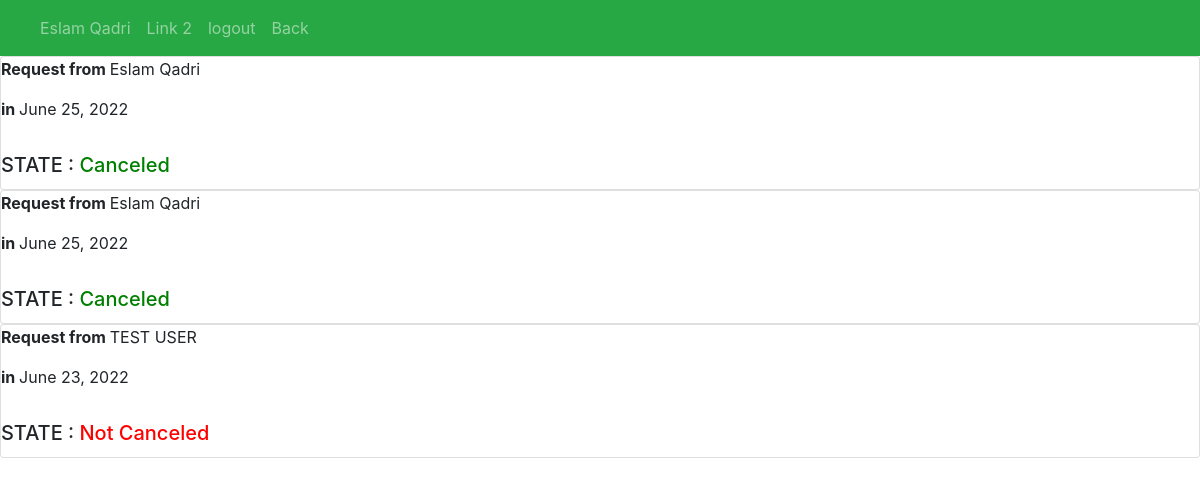
Page /upcoming (signed in) on the committed database.
### aposite/models.py (models this page shows)
class appointments(models.Model):
    user = models.ForeignKey(User,on_delete=models.PROTECT)
    Reserve = models.DateField()
    Cancel =models.BooleanField(default=False)
    approve= models.BooleanField(default=False)
    make_as_missed = models.BooleanField(default=False)
    make_as_finished= models.BooleanField(default=False)

### aposite/views.py (the view)
# urls.py: path('upcoming', views.upcoming, name='upcoming'),
@login_required(login_url='login')
def upcoming (request):
    now = timezone.now()
    user= request.user
    query=appointments.objects.filter(Reserve__gte=now.date())
    return render(request, 'admin_view/upcoming.html',{'user':user,'query':query})

### aposite/templates/admin_view/upcoming.html (shortened to what this page needs)
{%load static%}
<!DOCTYPE html>
<html lang="en">
    <head>
        <link rel="stylesheet" href="https://maxcdn.bootstrapcdn.com/bootstrap/4.0.0/css/bootstrap.min.css">
    </head>
    <body>
        <nav class="navbar navbar-expand-sm bg-success navbar-dark">
            <ul class="navbar-nav">
              <li class="nav-item">
                <a class="nav-link" href="#">{{user.first_name}} {{user.last_name}}</a>
              </li>
              <li class="nav-item">
                <a class="nav-link" href="#">Link 2</a>
              </li>
              <li class="nav-item">
                <a class="nav-link" href="{% url 'logout' %}">logout</a>
              </li>
              <li class="nav-item">
                <a class="nav-link" href="{% url 'AdminViwe' %}">Back</a>
              </li>
            </ul>
          </nav>
          {%for i in query %}
          <div class=" row-3">
            <div class="card" >
               <p><strong> Request from </strong>  {{i.user.first_name}} {{i.user.last_name}}</p>
               <p><strong>in </strong> {{i.Reserve}}<P>
                {% if  i.approve %}
            <h5 class="card-title">STATE : <span style="color: green">Canceled </span></h5>
              {%else%}
              <h5 class="card-title" >STATE : <span style="color: red">Not Canceled</span></h5>
              {%endif%}
              </div>
            </div>
              {%endfor%}
</body>
</html>

### rows in the picture
appointments: user.first_name "Eslam", user.last_name "Qadri", Reserve "June 25, 2022", shows "STATE :", approve "Canceled"
appointments: user.first_name "Eslam", user.last_name "Qadri", Reserve "June 25, 2022", shows "STATE :", approve "Canceled"
appointments: user.first_name "TEST", user.last_name "USER", Reserve "June 23, 2022", shows "STATE :", approve "Not Canceled"

### other values in the picture
{{ user.first_name }} "Eslam"
{{ user.last_name }} "Qadri"
